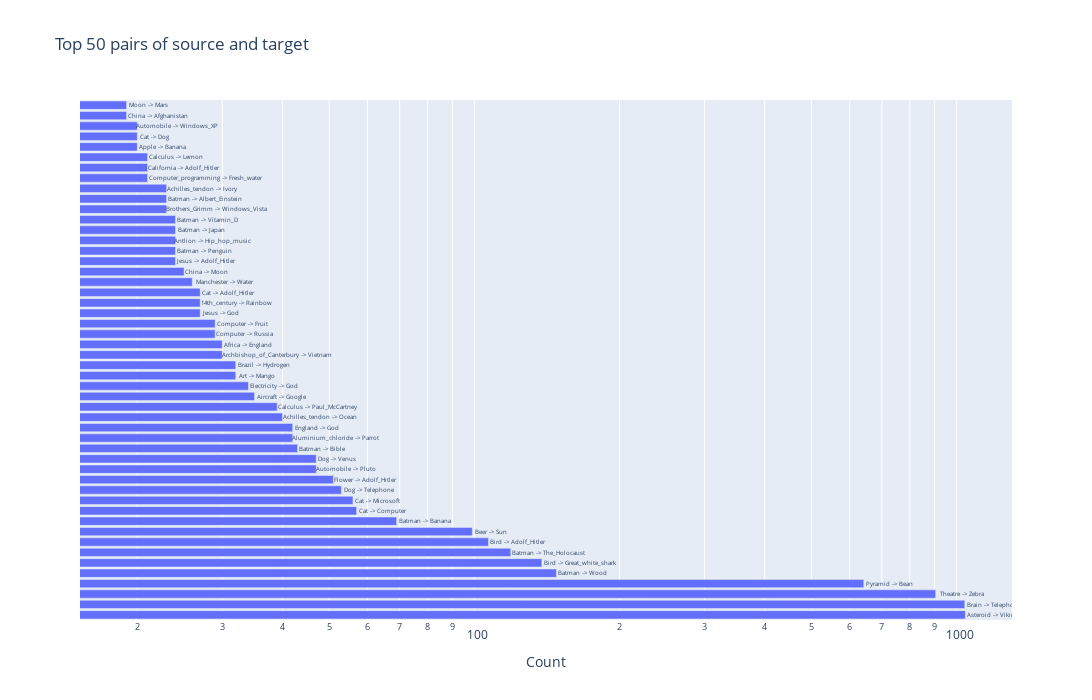

Write notebook code for a chart like this one.
### Markdown cell above
# 0. How much data is too much?

As our analysis needs large computations (LLMs, web browser simulations...), we can't do it on the whole dataset. We rather do it on a subset of game pairs Source-Target.  In this section we argue that we can reduce the dataset size without losing too much information.

### Code cell
plots.plot_top_game_pairs(finished_paths_df, number_of_pairs = 50)

### Figure 1 — Plotly figure (JSON) as saved in the notebook; plotly's stock layout.template omitted (floating-point values rounded to 4 significant figures)
{"data": [{"alignmentgroup": "True", "hovertemplate": "source_target=%{text}<extra></extra>, count=%{x}", "legendgroup": "0", "marker": {"color": "#636efa", "pattern": {"shape": ""}}, "name": "0", "offsetgroup": "0", "orientation": "h", "showlegend": true, "text": ["Asteroid -> Viking", "Brain -> Telephone", "Theatre -> Zebra", "Pyramid -> Bean", "Batman -> Wood", "Bird -> Great_white_shark", "Batman -> The_Holocaust", "Bird -> Adolf_Hitler", "Beer -> Sun", "Batman -> Banana", "Cat -> Computer", "Cat -> Microsoft", "Dog -> Telephone", "Flower -> Adolf_Hitler", "Automobile -> Pluto", "Dog -> Venus", "Batman -> Bible", "Aluminium_chloride -> Parrot", "England -> God", "Achilles_tendon -> Ocean", "Calculus -> Paul_McCartney", "Aircraft -> Google", "Electricity -> God", "Art -> Mango", "Brazil -> Hydrogen", "Archbishop_of_Canterbury -> Vietnam", "Africa -> England", "Computer -> Russia", "Computer -> Fruit", "Jesus -> God", "14th_century -> Rainbow", "Cat -> Adolf_Hitler", "Manchester -> Water", "China -> Moon", "Jesus -> Adolf_Hitler", "Batman -> Penguin", "Antlion -> Hip_hop_music", "Batman -> Japan", "Batman -> Vitamin_D", "Brothers_Grimm -> Windows_Vista", "Batman -> Albert_Einstein", "Achilles_tendon -> Ivory", "Computer_programming -> Fresh_water", "California -> Adolf_Hitler", "Calculus -> Lemon", "Apple -> Banana", "Cat -> Dog", "Automobile -> Windows_XP", "China -> Afghanistan", "Moon -> Mars"], "textposition": "outside", "type": "bar", "x": [1043, 1040, 905, 642, 148, 138, 119, 107, 99, 69, 57, 56, 53, 51, 47, 47, 43, 42, 42, 40, 39, 35, 34, 32, 32, 30, 30, 29, 29, 27, 27, 27, 26, 25, 24, 24, 24, 24, 24, 23, 23, 23, 21, 21, 21, 20, 20, 20, 19, 19], "xaxis": "x", "y": [0, 1, 2, 3, 4, 5, 6, 7, 8, 9, 10, 11, 12, 13, 14, 15, 16, 17, 18, 19, 20, 21, 22, 23, 24, 25, 26, 27, 28, 29, 30, 31, 32, 33, 34, 35, 36, 37, 38, 39, 40, 41, 42, 43, 44, 45, 46, 47, 48, 49], "yaxis": "y"}], "layout": {"barmode": "relative", "height": 700, "legend": {"title": {"text": "variable"}, "tracegroupgap": 0}, "showlegend": false, "title": {"text": "Top 50 pairs of source and target"}, "width": 1200, "xaxis": {"anchor": "y", "domain": [0, 1], "title": {"text": "Count"}, "type": "log"}, "yaxis": {"anchor": "x", "domain": [0, 1], "showticklabels": false, "title": {"text": ""}}}}
